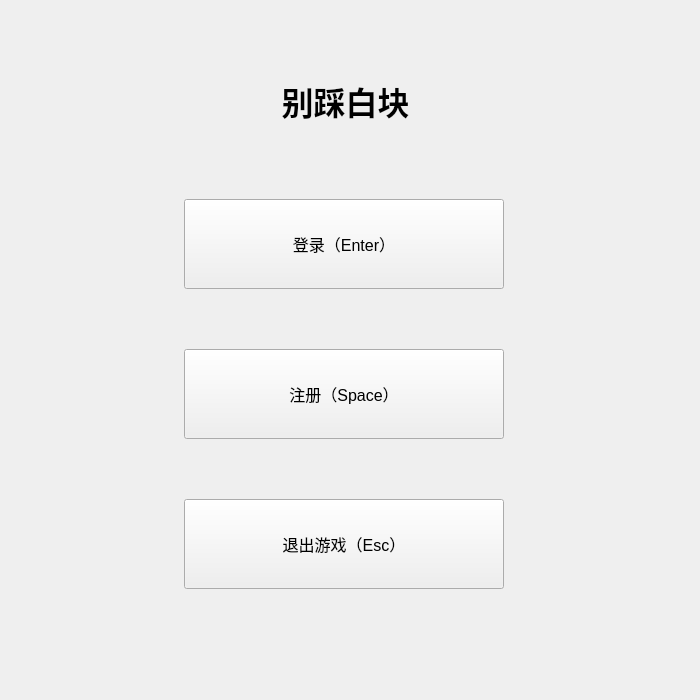
<?xml version="1.0" encoding="UTF-8"?>
<ui version="4.0">
 <class>Start</class>
 <widget class="QWidget" name="Start">
  <property name="geometry">
   <rect>
    <x>0</x>
    <y>0</y>
    <width>700</width>
    <height>700</height>
   </rect>
  </property>
  <property name="minimumSize">
   <size>
    <width>700</width>
    <height>700</height>
   </size>
  </property>
  <property name="maximumSize">
   <size>
    <width>700</width>
    <height>700</height>
   </size>
  </property>
  <property name="windowTitle">
   <string>别踩白块极速版</string>
  </property>
  <widget class="QPushButton" name="login">
   <property name="geometry">
    <rect>
     <x>184</x>
     <y>199</y>
     <width>320</width>
     <height>90</height>
    </rect>
   </property>
   <property name="font">
    <font>
     <pointsize>12</pointsize>
    </font>
   </property>
   <property name="text">
    <string>登录（Enter）</string>
   </property>
  </widget>
  <widget class="QPushButton" name="exit">
   <property name="geometry">
    <rect>
     <x>184</x>
     <y>499</y>
     <width>320</width>
     <height>90</height>
    </rect>
   </property>
   <property name="font">
    <font>
     <pointsize>12</pointsize>
    </font>
   </property>
   <property name="text">
    <string>退出游戏（Esc）</string>
   </property>
  </widget>
  <widget class="QPushButton" name="register_2">
   <property name="geometry">
    <rect>
     <x>184</x>
     <y>349</y>
     <width>320</width>
     <height>90</height>
    </rect>
   </property>
   <property name="font">
    <font>
     <pointsize>12</pointsize>
    </font>
   </property>
   <property name="text">
    <string>注册（Space）</string>
   </property>
  </widget>
  <widget class="QLabel" name="label">
   <property name="geometry">
    <rect>
     <x>10</x>
     <y>50</y>
     <width>671</width>
     <height>101</height>
    </rect>
   </property>
   <property name="font">
    <font>
     <family>宋体</family>
     <pointsize>24</pointsize>
     <italic>false</italic>
     <bold>true</bold>
     <stylestrategy>PreferAntialias</stylestrategy>
     <kerning>true</kerning>
    </font>
   </property>
   <property name="text">
    <string>别踩白块</string>
   </property>
   <property name="alignment">
    <set>Qt::AlignCenter</set>
   </property>
  </widget>
 </widget>
 <resources/>
 <connections/>
</ui>
